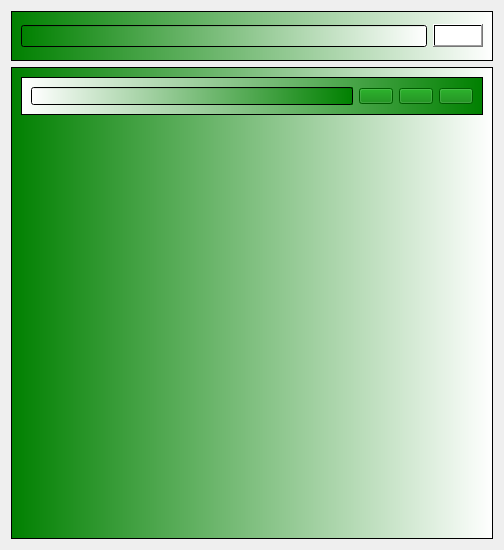
<?xml version="1.0" encoding="UTF-8"?>
<ui version="4.0">
 <class>Form</class>
 <widget class="QWidget" name="Form">
  <property name="geometry">
   <rect>
    <x>0</x>
    <y>0</y>
    <width>504</width>
    <height>550</height>
   </rect>
  </property>
  <property name="windowTitle">
   <string>Form</string>
  </property>
  <layout class="QVBoxLayout" name="verticalLayout">
   <item>
    <widget class="QFrame" name="frame">
     <property name="sizePolicy">
      <sizepolicy hsizetype="Preferred" vsizetype="Minimum">
       <horstretch>0</horstretch>
       <verstretch>0</verstretch>
      </sizepolicy>
     </property>
     <property name="minimumSize">
      <size>
       <width>0</width>
       <height>50</height>
      </size>
     </property>
     <property name="styleSheet">
      <string notr="true">background-color: qlineargradient(spread:pad, x1:0, y1:0, x2:1, y2:0, stop:0  green, stop:1 white);</string>
     </property>
     <property name="frameShape">
      <enum>QFrame::StyledPanel</enum>
     </property>
     <property name="frameShadow">
      <enum>QFrame::Raised</enum>
     </property>
     <layout class="QHBoxLayout" name="horizontalLayout_2">
      <item>
       <layout class="QHBoxLayout" name="horizontalLayout">
        <item>
         <widget class="QLineEdit" name="lineEdit"/>
        </item>
        <item>
         <widget class="QPushButton" name="pushButton">
          <property name="minimumSize">
           <size>
            <width>50</width>
            <height>0</height>
           </size>
          </property>
          <property name="styleSheet">
           <string notr="true">border-image: url(:/btn/required/btns/add.png);
background-color: qlineargradient(spread:pad, x1:0, y1:0, x2:1, y2:0, stop:0 white, stop:1 white);</string>
          </property>
          <property name="text">
           <string/>
          </property>
         </widget>
        </item>
       </layout>
      </item>
     </layout>
    </widget>
   </item>
   <item>
    <widget class="QFrame" name="frame_2">
     <property name="sizePolicy">
      <sizepolicy hsizetype="Preferred" vsizetype="Expanding">
       <horstretch>0</horstretch>
       <verstretch>0</verstretch>
      </sizepolicy>
     </property>
     <property name="styleSheet">
      <string notr="true">background-color: qlineargradient(spread:pad, x1:0, y1:0, x2:1, y2:0, stop:0 green, stop:1 white);</string>
     </property>
     <property name="frameShape">
      <enum>QFrame::StyledPanel</enum>
     </property>
     <property name="frameShadow">
      <enum>QFrame::Raised</enum>
     </property>
     <layout class="QVBoxLayout" name="verticalLayout_2">
      <item>
       <layout class="QVBoxLayout" name="verticalLayout_3">
        <item>
         <widget class="QFrame" name="frame_3">
          <property name="sizePolicy">
           <sizepolicy hsizetype="Preferred" vsizetype="Minimum">
            <horstretch>0</horstretch>
            <verstretch>0</verstretch>
           </sizepolicy>
          </property>
          <property name="styleSheet">
           <string notr="true">background-color: qlineargradient(spread:pad, x1:0, y1:0, x2:1, y2:0, stop:0 white, stop:1 green);
padding-top:0;
padding-bottom:0;</string>
          </property>
          <property name="frameShape">
           <enum>QFrame::StyledPanel</enum>
          </property>
          <property name="frameShadow">
           <enum>QFrame::Raised</enum>
          </property>
          <layout class="QHBoxLayout" name="horizontalLayout_3">
           <item>
            <widget class="QLineEdit" name="lineEdit_2">
             <property name="sizePolicy">
              <sizepolicy hsizetype="Expanding" vsizetype="Fixed">
               <horstretch>0</horstretch>
               <verstretch>0</verstretch>
              </sizepolicy>
             </property>
             <property name="styleSheet">
              <string notr="true"/>
             </property>
            </widget>
           </item>
           <item>
            <widget class="QPushButton" name="pushButton_4">
             <property name="sizePolicy">
              <sizepolicy hsizetype="Minimum" vsizetype="Fixed">
               <horstretch>0</horstretch>
               <verstretch>0</verstretch>
              </sizepolicy>
             </property>
             <property name="toolTip">
              <string>&lt;html&gt;&lt;head/&gt;&lt;body&gt;&lt;p&gt;rename&lt;/p&gt;&lt;/body&gt;&lt;/html&gt;</string>
             </property>
             <property name="styleSheet">
              <string notr="true">border-image: url(:/btn/required/btns/edit.jpg);
background-color: green;</string>
             </property>
             <property name="text">
              <string/>
             </property>
            </widget>
           </item>
           <item>
            <widget class="QPushButton" name="pushButton_3">
             <property name="toolTip">
              <string>&lt;html&gt;&lt;head/&gt;&lt;body&gt;&lt;p&gt;picture&lt;/p&gt;&lt;/body&gt;&lt;/html&gt;</string>
             </property>
             <property name="styleSheet">
              <string notr="true">border-image: url(:/btn/required/btns/ch_pic.png);
background-color: green;</string>
             </property>
             <property name="text">
              <string/>
             </property>
            </widget>
           </item>
           <item>
            <widget class="QPushButton" name="pushButton_2">
             <property name="toolTip">
              <string>&lt;html&gt;&lt;head/&gt;&lt;body&gt;&lt;p&gt;delete&lt;/p&gt;&lt;/body&gt;&lt;/html&gt;</string>
             </property>
             <property name="whatsThis">
              <string>&lt;html&gt;&lt;head/&gt;&lt;body&gt;&lt;p&gt;delete&lt;/p&gt;&lt;/body&gt;&lt;/html&gt;</string>
             </property>
             <property name="styleSheet">
              <string notr="true">border-image: url(:/btn/required/btns/trash.png);
background-color: green;</string>
             </property>
             <property name="text">
              <string/>
             </property>
            </widget>
           </item>
          </layout>
         </widget>
        </item>
       </layout>
      </item>
      <item>
       <spacer name="verticalSpacer">
        <property name="orientation">
         <enum>Qt::Vertical</enum>
        </property>
        <property name="sizeHint" stdset="0">
         <size>
          <width>20</width>
          <height>40</height>
         </size>
        </property>
       </spacer>
      </item>
     </layout>
    </widget>
   </item>
  </layout>
 </widget>
 <resources>
  <include location="imgs/slike.qrc"/>
  <include location="imgs/btns.qrc"/>
 </resources>
 <connections/>
</ui>
